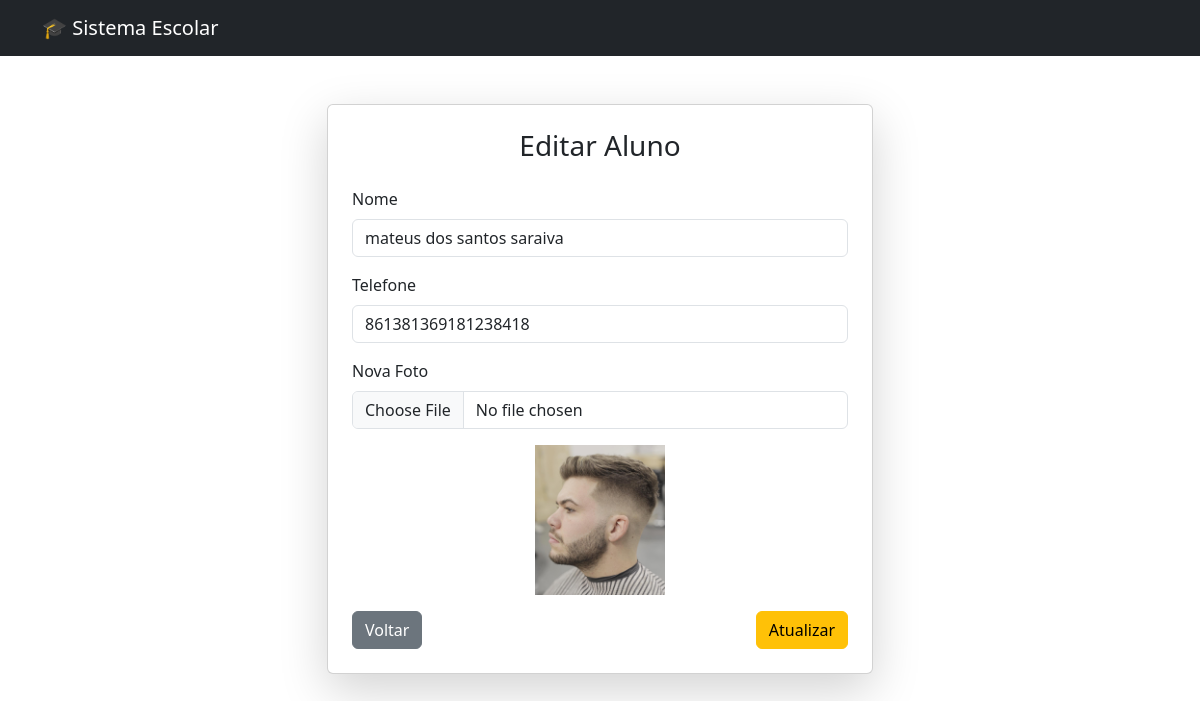
Screenshot of /alunos/editar/13 with the database file from the repository.
### app/models/aluno.py (models this page shows)
class Aluno(Base):
    __tablename__ = "alunos"
    id = Column(Integer, primary_key=True, index=True)
    nome = Column(String)
    telefone = Column(String)
    foto = Column(String)

### app/routes/alunos.py (the view)
@router.get("/editar/{aluno_id}")
def editar_aluno_form(aluno_id: int, request: Request, db: Session = Depends(get_db)):
    aluno = aluno_service.buscar_aluno(db, aluno_id)
    return templates.TemplateResponse("editar_aluno.html", {
        "request": request,
        "aluno": aluno
    })

### app/templates/editar_aluno.html (shortened to what this page needs)
<!DOCTYPE html>
<html>
<head>
    <link href="https://cdn.jsdelivr.net/npm/bootstrap@5.3.0/dist/css/bootstrap.min.css" rel="stylesheet">
</head>
<body>
<nav class="navbar navbar-dark bg-dark">
    <div class="container">
        <span class="navbar-brand">🎓 Sistema Escolar</span>
    </div>
</nav>
<div class="container mt-5">
    <div class="row justify-content-center">
        <div class="col-md-6">
            <div class="card shadow-lg p-4">
                <h3 class="text-center mb-4">Editar Aluno</h3>
                <form method="post" enctype="multipart/form-data">
                    <div class="mb-3">
                        <label class="form-label">Nome</label>
                        <input type="text" name="nome" class="form-control" value="{{ aluno.nome }}" required>
                    </div>
                    <div class="mb-3">
                        <label class="form-label">Telefone</label>
                        <input type="text" name="telefone" class="form-control" value="{{ aluno.telefone }}" required>
                    </div>
                    <div class="mb-3">
                        <label class="form-label">Nova Foto</label>
                        <input type="file" name="foto" class="form-control">
                    </div>
                    {% if aluno.foto %}
                    <div class="mb-3 text-center">
                        <img src="{{ aluno.foto }}" style="height: 150px; object-fit: cover;">
                    </div>
                    {% endif %}
                    <div class="d-flex justify-content-between">
                        <a href="/alunos/web" class="btn btn-secondary">Voltar</a>
                        <button type="submit" class="btn btn-warning">Atualizar</button>
                    </div>
                </form>
            </div>
        </div>
    </div>
</div>
</body>
</html>

### rows the page displays
Aluno: nome "mateus dos santos saraiva", telefone "861381369181238418", foto (picture)
